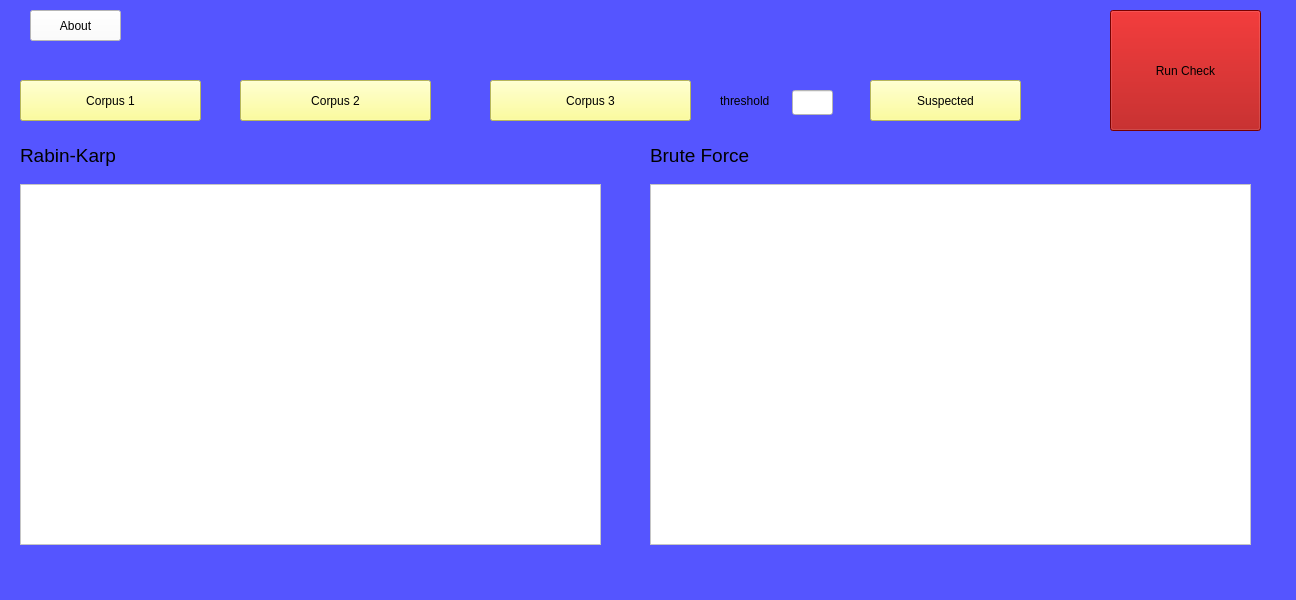
<?xml version="1.0" encoding="UTF-8"?>
<ui version="4.0">
 <class>MainWindow</class>
 <widget class="QMainWindow" name="MainWindow">
  <property name="geometry">
   <rect>
    <x>0</x>
    <y>0</y>
    <width>1296</width>
    <height>600</height>
   </rect>
  </property>
  <property name="windowTitle">
   <string>MainWindow</string>
  </property>
  <property name="styleSheet">
   <string notr="true">background-color: rgb(85, 85, 255);</string>
  </property>
  <widget class="QWidget" name="centralwidget">
   <widget class="QPushButton" name="pushButton">
    <property name="geometry">
     <rect>
      <x>20</x>
      <y>80</y>
      <width>181</width>
      <height>41</height>
     </rect>
    </property>
    <property name="styleSheet">
     <string notr="true">background-color: rgb(255, 255, 127);
font: 14pt &quot;Segoe UI&quot;;</string>
    </property>
    <property name="text">
     <string>Corpus 1</string>
    </property>
   </widget>
   <widget class="QPushButton" name="pushButton_2">
    <property name="geometry">
     <rect>
      <x>240</x>
      <y>80</y>
      <width>191</width>
      <height>41</height>
     </rect>
    </property>
    <property name="styleSheet">
     <string notr="true">font: 14pt &quot;Segoe UI&quot;;
background-color: rgb(255, 255, 127);</string>
    </property>
    <property name="text">
     <string>Corpus 2</string>
    </property>
   </widget>
   <widget class="QPushButton" name="pushButton_3">
    <property name="geometry">
     <rect>
      <x>490</x>
      <y>80</y>
      <width>201</width>
      <height>41</height>
     </rect>
    </property>
    <property name="styleSheet">
     <string notr="true">background-color: rgb(255, 255, 255);
background-color: rgb(255, 255, 127);
font: 14pt &quot;Segoe UI&quot;;</string>
    </property>
    <property name="text">
     <string>Corpus 3</string>
    </property>
   </widget>
   <widget class="QPushButton" name="pushButton_4">
    <property name="geometry">
     <rect>
      <x>870</x>
      <y>80</y>
      <width>151</width>
      <height>41</height>
     </rect>
    </property>
    <property name="styleSheet">
     <string notr="true">font: 14pt &quot;Segoe UI&quot;;
background-color: rgb(255, 255, 127);</string>
    </property>
    <property name="text">
     <string>Suspected</string>
    </property>
   </widget>
   <widget class="QTextEdit" name="textEdit">
    <property name="geometry">
     <rect>
      <x>20</x>
      <y>184</y>
      <width>581</width>
      <height>361</height>
     </rect>
    </property>
    <property name="styleSheet">
     <string notr="true">background-color: rgb(255, 255, 255);</string>
    </property>
   </widget>
   <widget class="QLineEdit" name="lineEdit">
    <property name="geometry">
     <rect>
      <x>792</x>
      <y>90</y>
      <width>41</width>
      <height>25</height>
     </rect>
    </property>
    <property name="styleSheet">
     <string notr="true">background-color: rgb(255, 255, 255);</string>
    </property>
   </widget>
   <widget class="QLabel" name="label">
    <property name="geometry">
     <rect>
      <x>720</x>
      <y>90</y>
      <width>61</width>
      <height>21</height>
     </rect>
    </property>
    <property name="text">
     <string>threshold</string>
    </property>
   </widget>
   <widget class="QPushButton" name="pushButton_5">
    <property name="geometry">
     <rect>
      <x>1110</x>
      <y>10</y>
      <width>151</width>
      <height>121</height>
     </rect>
    </property>
    <property name="styleSheet">
     <string notr="true">background-color: rgb(0, 0, 0);
font: 14pt &quot;Segoe UI&quot;;
background-color: rgb(170, 0, 0);</string>
    </property>
    <property name="text">
     <string>Run Check</string>
    </property>
   </widget>
   <widget class="QTextEdit" name="textEdit_2">
    <property name="geometry">
     <rect>
      <x>650</x>
      <y>184</y>
      <width>601</width>
      <height>361</height>
     </rect>
    </property>
    <property name="styleSheet">
     <string notr="true">background-color: rgb(255, 255, 255);</string>
    </property>
   </widget>
   <widget class="QPushButton" name="pushButton_6">
    <property name="geometry">
     <rect>
      <x>30</x>
      <y>10</y>
      <width>91</width>
      <height>31</height>
     </rect>
    </property>
    <property name="styleSheet">
     <string notr="true">background-color: rgb(255, 255, 255);</string>
    </property>
    <property name="text">
     <string>About</string>
    </property>
   </widget>
   <widget class="QLabel" name="label_2">
    <property name="geometry">
     <rect>
      <x>20</x>
      <y>140</y>
      <width>131</width>
      <height>31</height>
     </rect>
    </property>
    <property name="font">
     <font>
      <pointsize>14</pointsize>
     </font>
    </property>
    <property name="text">
     <string>Rabin-Karp</string>
    </property>
   </widget>
   <widget class="QLabel" name="label_3">
    <property name="geometry">
     <rect>
      <x>650</x>
      <y>140</y>
      <width>131</width>
      <height>31</height>
     </rect>
    </property>
    <property name="font">
     <font>
      <pointsize>14</pointsize>
     </font>
    </property>
    <property name="text">
     <string>Brute Force</string>
    </property>
   </widget>
   <widget class="QLabel" name="label_4">
    <property name="geometry">
     <rect>
      <x>1150</x>
      <y>150</y>
      <width>101</width>
      <height>20</height>
     </rect>
    </property>
    <property name="text">
     <string/>
    </property>
   </widget>
   <widget class="QLabel" name="label_5">
    <property name="geometry">
     <rect>
      <x>980</x>
      <y>150</y>
      <width>101</width>
      <height>20</height>
     </rect>
    </property>
    <property name="text">
     <string/>
    </property>
   </widget>
   <widget class="QLabel" name="label_6">
    <property name="geometry">
     <rect>
      <x>800</x>
      <y>150</y>
      <width>111</width>
      <height>20</height>
     </rect>
    </property>
    <property name="text">
     <string/>
    </property>
   </widget>
  </widget>
  <widget class="QMenuBar" name="menubar">
   <property name="geometry">
    <rect>
     <x>0</x>
     <y>0</y>
     <width>1296</width>
     <height>26</height>
    </rect>
   </property>
  </widget>
  <widget class="QStatusBar" name="statusbar"/>
 </widget>
 <resources/>
 <connections/>
</ui>
